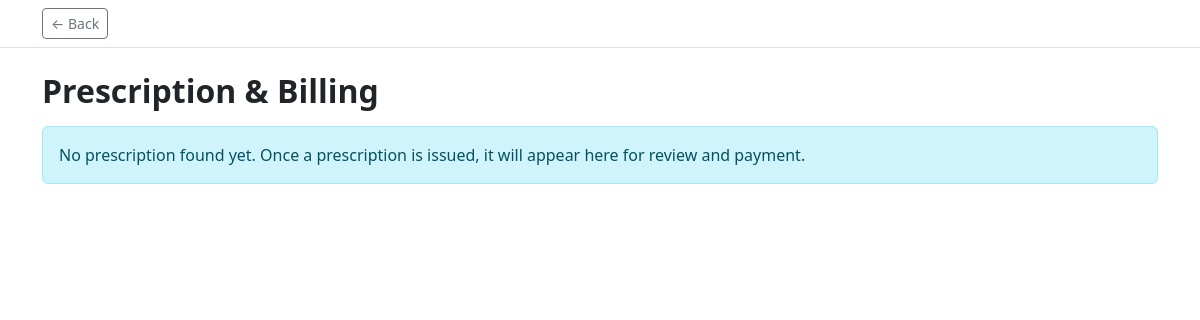
/patient/billing-payment/, run on an earlier commit of the app's database.
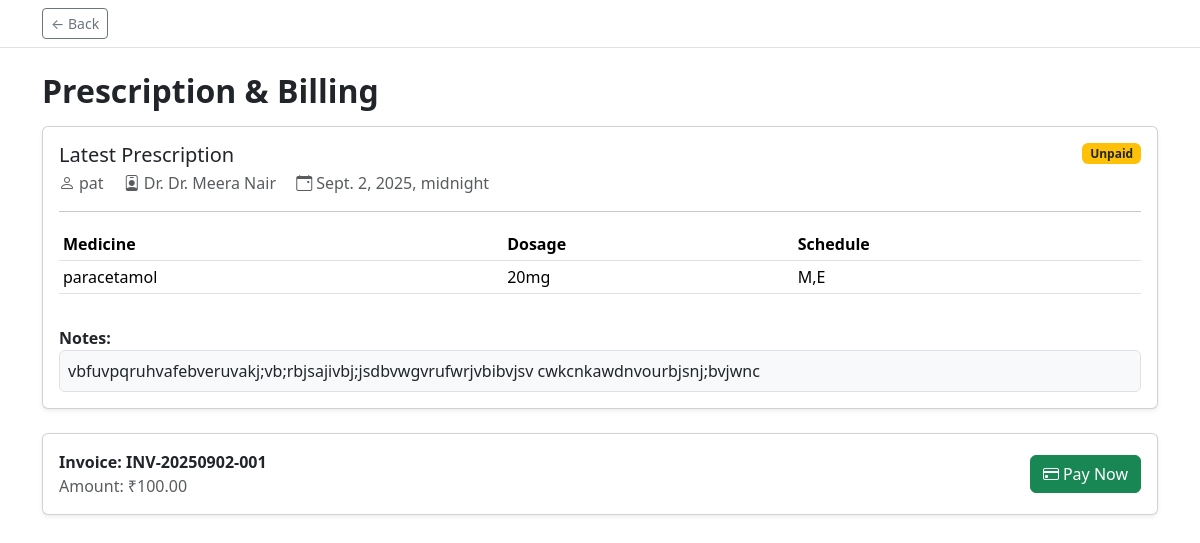
And on a later commit of the database.
### hospital/models.py (models this page shows, shortened)
class Prescription(models.Model):
	patient = models.ForeignKey('Patient', on_delete=models.CASCADE)
	doctor = models.ForeignKey('Doctor', on_delete=models.CASCADE)
	visit_datetime = models.DateTimeField(null=True, blank=True)
	patient_age = models.IntegerField(null=True, blank=True)
	notes = models.TextField(blank=True, null=True)
	created_at = models.DateTimeField(auto_now_add=True, null=True)
	amount = models.DecimalField(max_digits=10, decimal_places=2, null=True, blank=True)

class Patient(models.Model):
	pname = models.CharField(max_length=100)
	dob = models.DateField(null=True, blank=True)
	gender = models.CharField(max_length=10, null=True, blank=True)
	contact = models.CharField(max_length=20)
	address = models.TextField()
	email = models.EmailField(unique=True)
	password = models.CharField(max_length=128)
	insurance_info = models.TextField(blank=True, null=True)

class Doctor(models.Model):
	name = models.CharField(max_length=100)
	specialization = models.CharField(max_length=100)
	contact = models.CharField(max_length=20)
	email = models.EmailField(unique=True)
	password = models.CharField(max_length=128)
	department = models.ForeignKey('Department', on_delete=models.SET_NULL, null=True)

class Billing(models.Model):
	patient = models.ForeignKey('Patient', on_delete=models.CASCADE)
	prescription = models.ForeignKey('Prescription', on_delete=models.SET_NULL, null=True, blank=True)
	invoice_number = models.CharField(max_length=50, unique=True)
	amount = models.DecimalField(max_digits=10, decimal_places=2)
	payment_status = models.CharField(max_length=20)
	payment_date = models.DateField(blank=True, null=True)

class PrescriptionItem(models.Model):
	prescription = models.ForeignKey('Prescription', on_delete=models.CASCADE, related_name='items')
	medicine_name = models.CharField(max_length=255)
	dosage = models.CharField(max_length=100)
	schedule = models.CharField(max_length=20, blank=True)

### hospital/views.py (the view, shortened to what this page needs)
# urls.py: path('patient/billing-payment/', views.billing_payment, name='billing_payment'),
def billing_payment(request):
	from .models import Prescription, Billing, Patient
	from datetime import date
	patient_name = request.session.get('patient_name')
	patient = Patient.objects.filter(pname=patient_name).first() if patient_name else Patient.objects.first()
	prescription = None
	items = []
	billing = None
	if patient:
		prescription = Prescription.objects.filter(patient=patient).order_by('-created_at', '-id').first()
		if prescription:
			items = list(prescription.items.all())
			billing = Billing.objects.filter(patient=patient, prescription=prescription).first()
	return render(request, 'patient/billing_payment.html', {
		'prescription': prescription,
		'items': items,
		'billing': billing,
	})

### hospital/templates/patient/billing_payment.html (shortened to what the changed rows need)
<!DOCTYPE html>
<html lang="en">
<head>
        <link rel="stylesheet" href="https://cdn.jsdelivr.net/npm/bootstrap@5.3.2/dist/css/bootstrap.min.css">
        <link rel="stylesheet" href="https://cdn.jsdelivr.net/npm/bootstrap-icons@1.11.3/font/bootstrap-icons.css">
</head>
<body>
<div class="container py-4">
        <h2 class="fw-bold mb-3">Prescription & Billing</h2>
        {% if prescription %}
            <div class="card shadow-sm mb-4">
                <div class="card-body">
                    <div class="d-flex justify-content-between align-items-start">
                        <div>
                            <h5 class="mb-1">Latest Prescription</h5>
                            <div class="text-muted">
                                <span class="me-3"><i class="bi bi-person me-1"></i>{{ prescription.patient.pname }}</span>
                                <span class="me-3"><i class="bi bi-person-badge me-1"></i>Dr. {{ prescription.doctor.name }}</span>
                                <span><i class="bi bi-calendar-event me-1"></i>{{ prescription.visit_datetime|default:"-" }}</span>
                            </div>
                        </div>
                        {% if billing %}
                            <span class="badge {% if billing.payment_status|lower == 'paid' %}bg-success{% else %}bg-warning text-dark{% endif %}">
                                {{ billing.payment_status }}
                            </span>
                        {% endif %}
                    </div>
                    <hr>
                    <div class="table-responsive">
                        <table class="table table-sm align-middle">
                            <thead>
                                <tr>
                                    <th>Medicine</th>
                                    <th>Dosage</th>
                                    <th>Schedule</th>
                                </tr>
                            </thead>
                            <tbody>
                                {% for item in items %}
                                <tr>
                                    <td>{{ item.medicine_name }}</td>
                                    <td>{{ item.dosage }}</td>
                                    <td>{{ item.schedule|default:"-" }}</td>
                                </tr>
                                {% empty %}
                                <tr><td colspan="3" class="text-center text-muted">No medicines found.</td></tr>
                                {% endfor %}
                            </tbody>
                        </table>
                    </div>
                    {% if prescription.notes %}
                    <div class="mt-3">
                        <strong>Notes:</strong>
                        <div class="border rounded p-2 bg-light">{{ prescription.notes }}</div>
                    </div>
                    {% endif %}
                </div>
            </div>
            {% if billing %}
            <div class="card shadow-sm">
                <div class="card-body d-flex justify-content-between align-items-center">
                    <div>
                        <div class="fw-semibold">Invoice: {{ billing.invoice_number }}</div>
                        <div class="text-muted">Amount: ₹{{ billing.amount }}
                        </div>
                    </div>
                    <div class="d-flex gap-2">
                        {% if billing.payment_status|lower != 'paid' %}
                            <form method="post" action="{% url 'pay_invoice' billing.id %}">
                                <button type="submit" class="btn btn-success"><i class="bi bi-credit-card me-1"></i>Pay Now</button>
                            </form>
                        {% else %}
                            <a class="btn btn-primary" href="{% url 'download_prescription' prescription.id %}"><i class="bi bi-download me-1"></i>Download</a>
                        {% endif %}
                    </div>
                </div>
            </div>
            {% endif %}
        {% else %}
            <div class="alert alert-info">No prescription found yet. Once a prescription is issued, it will appear here for review and payment.</div>
        {% endif %}
</div>
</body>
</html>

What changed in the data, as far as the page shows it:
added Prescription: patient.pname "pat", doctor.name "Dr. Meera Nair", visit_datetime "Sept. 2, 2025, midnight", notes "vbfuvpqruhvafebveruvakj;vb;rbjsajivbj;jsdbvwgvrufwrjvbibvjsv cwkcnkawdnvourbjsnj;bvjwnc"
added Billing: payment_status "Unpaid", invoice_number "INV-20250902-001", amount "100.00"
added PrescriptionItem: medicine_name "paracetamol", dosage "20mg", schedule "M,E"
Also different on the page:
text no longer shown: "No prescription found yet. Once a prescription is issued, it will appear here for review and payment."
text now shown: "Latest Prescription Dr. Medicine Dosage Schedule Notes: Invoice: Amount: ₹ Pay Now"
